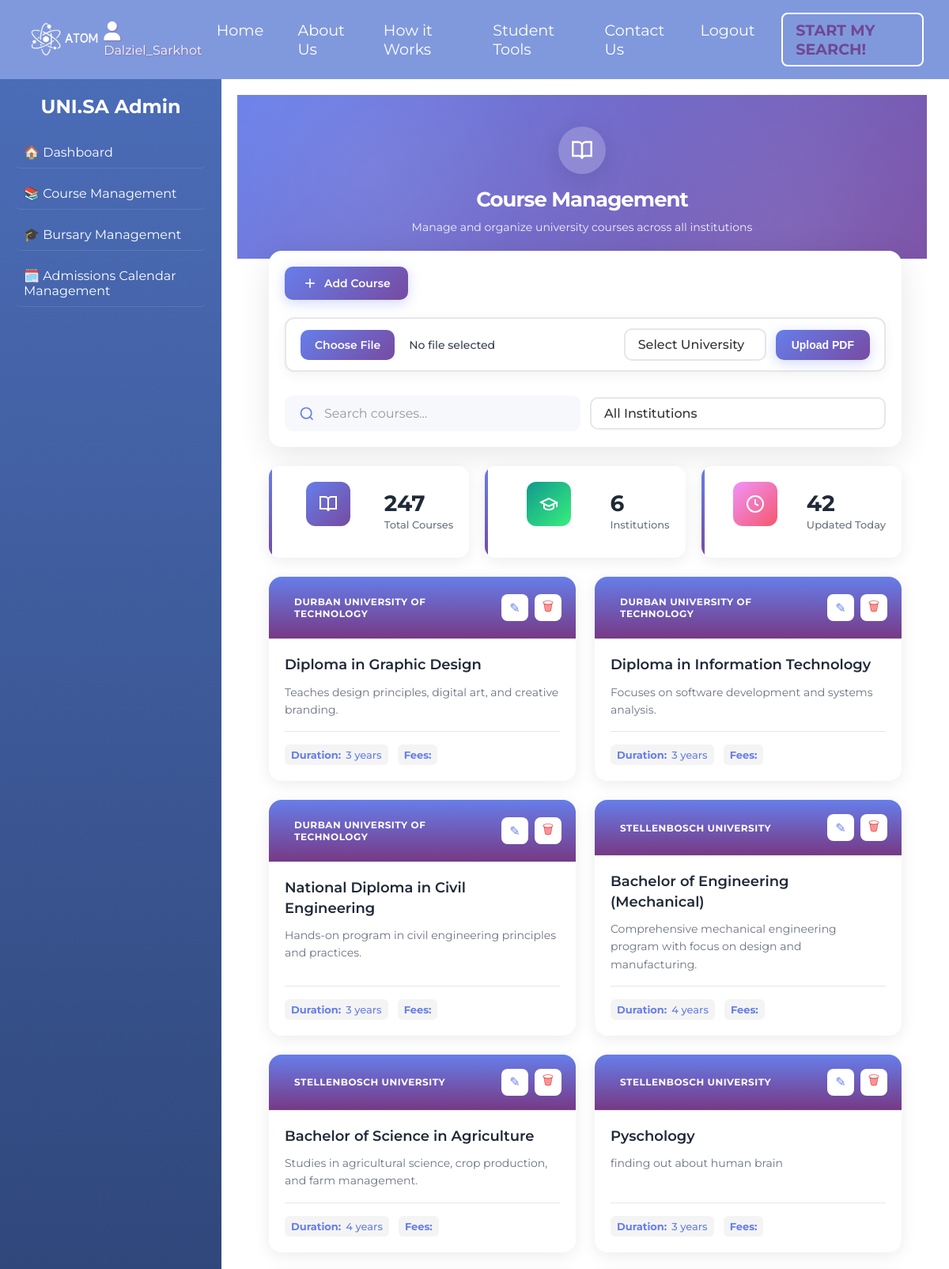
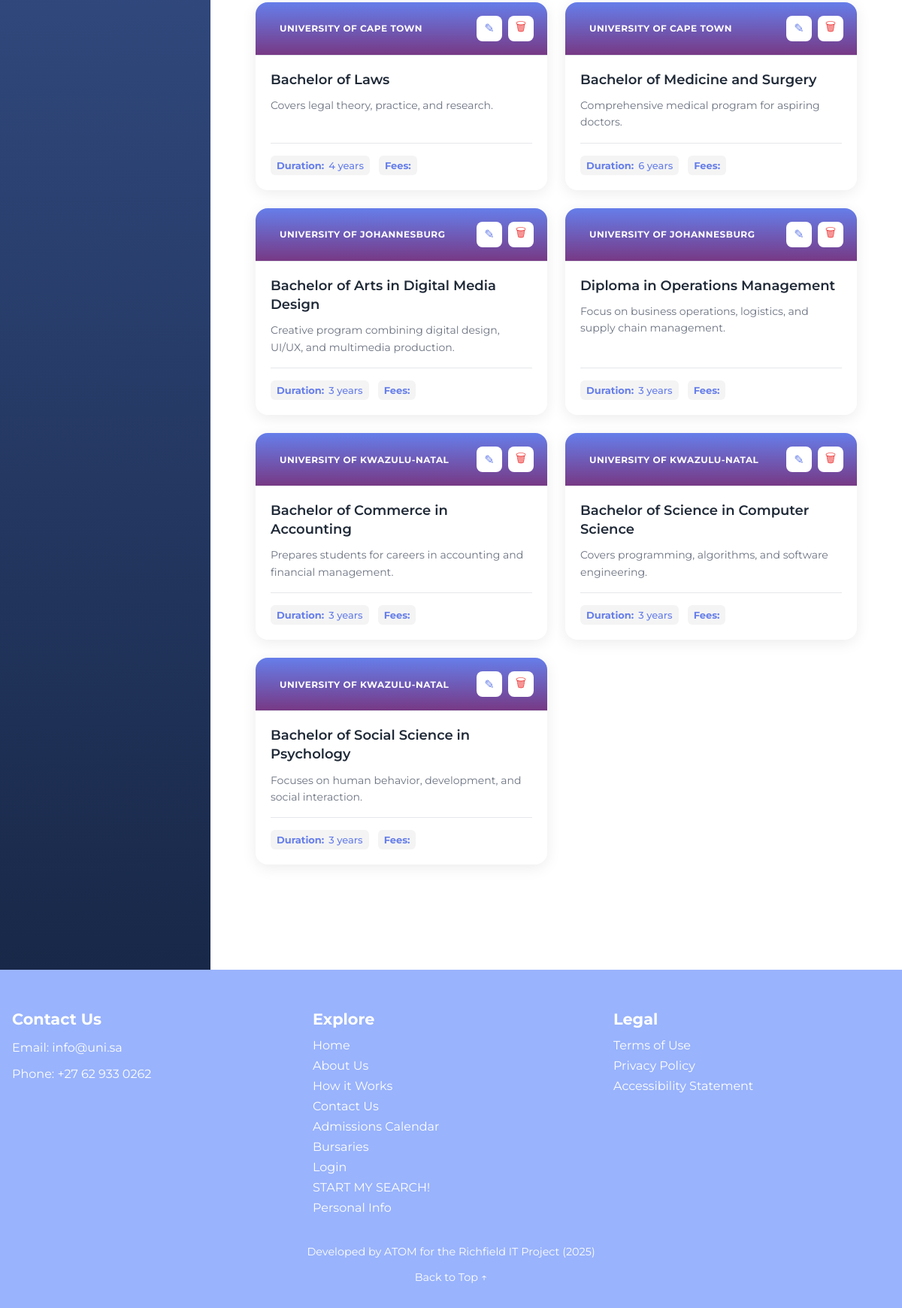
The app's page /courses/manage (signed in) with its own data (2 pictures, top to bottom).
### Database/models.py (models this page shows)
class University(db.Model):
    __tablename__ = 'university'
    university_id = db.Column(db.Integer, primary_key=True)
    name = db.Column(db.String(200), unique=True, nullable=False)
    city = db.Column(db.String(100), nullable=False)
    province_state = db.Column(db.String(100), nullable=False)
    programs = db.relationship('Program', backref='university', lazy=True)

class Program(db.Model):
    __tablename__ = 'program'
    program_id = db.Column(db.Integer, primary_key=True)
    university_id = db.Column(db.Integer, db.ForeignKey('university.university_id'), nullable=False)
    program_name = db.Column(db.String(200), nullable=False)
    degree_type = db.Column(db.String(50))
    duration_years = db.Column(db.Integer)
    description = db.Column(db.Text)
    fees = db.Column(db.String(50))  # NEW: Tuition fees
    location = db.Column(db.String(100))        # NEW
    study_mode = db.Column(db.String(20))      # NEW
    __table_args__ = (db.UniqueConstraint('university_id', 'program_name', name='_program_name_uc'),)
    requirements = db.relationship('Requirement', backref='program', lazy=True)
    applications = db.relationship('Application', backref='program', lazy=True)

### routes/courses.py (the view)
@courses.route('/manage')
def manage_courses():
    universities = University.query.all()
    courses = db.session.query(Program, University)\
        .join(University)\
        .order_by(University.name, Program.program_name)\
        .all()
    course_list = []
    for program, university in courses:
        requirements = Requirement.query.filter_by(program_id=program.program_id).all()
        course_list.append({
            'id': program.program_id,
            'title': program.program_name,
            'description': program.description,
            'college': university.name,
            'college_id': university.university_id,
            'duration': f"{program.duration_years} years",
            'degree_type': program.degree_type,
            'location': program.location,
            'study_mode': program.study_mode,
            'requirements': requirements
        })
    return render_template('Admin/course_management.html',
                         courses=course_list,
                         universities=universities)

### templates/Admin/course_management.html (shortened to what this page needs)
{% extends 'Admin/admin.html' %}
{% set active_page = 'courses' %}
{% block head_extras %}
  <link rel="stylesheet" href="{{ url_for('static', filename='css/course_mangement.css') }}">
  <link rel="stylesheet" href="{{ url_for('static', filename='css/admin.css') }}">
{% endblock %}
{% block admin_content %}
<div class="course-management-wrapper">
  <div class="hero-section">
    <div class="hero-content">
      <div class="hero-icon">
        <svg xmlns="http://www.w3.org/2000/svg" width="64" height="64" viewBox="0 0 24 24" fill="none" stroke="currentColor" stroke-width="2">
          <path d="M2 3h6a4 4 0 0 1 4 4v14a3 3 0 0 0-3-3H2z"></path>
          <path d="M22 3h-6a4 4 0 0 0-4 4v14a3 3 0 0 1 3-3h7z"></path>
        </svg>
      </div>
      <h1 class="hero-title">Course Management</h1>
      <p class="hero-subtitle">Manage and organize university courses across all institutions</p>
    </div>
  </div>
  <div class="content-container">
    <div class="control-panel">
      <div class="control-left">
        <button class="btn-primary" onclick="openAddModal()">
          <svg xmlns="http://www.w3.org/2000/svg" width="20" height="20" viewBox="0 0 24 24" fill="none" stroke="currentColor" stroke-width="2">
            <line x1="12" y1="5" x2="12" y2="19"></line>
            <line x1="5" y1="12" x2="19" y2="12"></line>
          </svg>
          Add Course
        </button>
<div class="upload-section">
  <label for="pdfUpload" class="choose-file-btn">Choose File</label>
  <span class="file-name" id="fileName">No file selected</span>
  <select id="pdfUniversity" style="margin-left:10px;">
    <option value="">Select University</option>
  </select>
  <button id="uploadPDFBtn">Upload PDF</button>
</div>
      </div>
      <div class="control-right">
        <div class="search-box">
          <svg xmlns="http://www.w3.org/2000/svg" width="20" height="20" viewBox="0 0 24 24" fill="none" stroke="currentColor" stroke-width="2">
            <circle cx="11" cy="11" r="8"></circle>
            <path d="m21 21-4.35-4.35"></path>
          </svg>
          <input type="text" id="searchInput" placeholder="Search courses..." onkeyup="searchCourses()">
        </div>
        <select id="collegeFilter" class="filter-select" onchange="filterCourses()" aria-label="Filter">
          <option value="all">All Institutions</option>
        </select>
      </div>
    </div>
    <div class="stats-grid">
      <div class="stat-card stat-primary">
        <div class="stat-icon">
          <svg xmlns="http://www.w3.org/2000/svg" width="24" height="24" viewBox="0 0 24 24" fill="none" stroke="currentColor" stroke-width="2">
            <path d="M2 3h6a4 4 0 0 1 4 4v14a3 3 0 0 0-3-3H2z"></path>
            <path d="M22 3h-6a4 4 0 0 0-4 4v14a3 3 0 0 1 3-3h7z"></path>
          </svg>
        </div>
        <div class="stat-info">
          <h3 class="stat-number">247</h3>
          <p class="stat-label">Total Courses</p>
        </div>
      </div>
      <div class="stat-card stat-success">
        <div class="stat-icon">
          <svg xmlns="http://www.w3.org/2000/svg" width="24" height="24" viewBox="0 0 24 24" fill="none" stroke="currentColor" stroke-width="2">
            <path d="M22 10v6M2 10l10-5 10 5-10 5z"></path>
            <path d="M6 12v5c3 3 9 3 12 0v-5"></path>
          </svg>
        </div>
        <div class="stat-info">
          <h3 class="stat-number">6</h3>
          <p class="stat-label">Institutions</p>
        </div>
      </div>
      <div class="stat-card stat-warning">
        <div class="stat-icon">
          <svg xmlns="http://www.w3.org/2000/svg" width="24" height="24" viewBox="0 0 24 24" fill="none" stroke="currentColor" stroke-width="2">
            <circle cx="12" cy="12" r="10"></circle>
            <polyline points="12 6 12 12 16 14"></polyline>
          </svg>
        </div>
        <div class="stat-info">
          <h3 class="stat-number">42</h3>
          <p class="stat-label">Updated Today</p>
        </div>
      </div>
    </div>
    <div class="courses-grid">
      {% for course in courses %}
      <div class="course-card" data-college="{{ course.college }}">
        <div class="card-header">
          <span class="college-badge badge-{{ course.college | lower }}">{{ course.college }}</span>
          <div class="card-actions">
            <button class="btn-icon btn-edit" data-id="{{ course.id }}">✎</button>
            <button class="btn-icon btn-delete" data-id="{{ course.id }}">🗑</button>
          </div>
        </div>
        <div class="card-body">
          <h3 class="course-title">{{ course.title }}</h3>
          <p class="course-description">{{ course.description }}</p>
          <div class="course-meta">
            <div class="meta-item"><strong>Duration:</strong> {{ course.duration }}</div>
            <div class="meta-item"><strong>Fees:</strong> {{ course.fees }}</div>
          </div>
        </div>
      </div>
      {% endfor %}
    </div>
{% endblock %}

### static/styles.css (style rules this page uses)
body { font-family: 'Montserrat', sans-serif; margin: 0; padding: 0; }
.stat-icon { width: 70px; height: 70px; margin: 0 auto 20px; border-radius: 50%; display: flex; align-items: center; justify-content: center; transition: all 0.3s ease; }
.stat-number { font-size: 72px; font-weight: 800; color: #6B21A8; line-height: 1; display: inline-block; }
.stat-label { font-size: 16px; color: #4B5563; font-weight: 600; margin-top: 16px; line-height: 1.5; }

### static/css/chat.css (style rules this page uses)
:root { --atom-bg: transparent; --atom-border: rgba(255, 255, 255, 0.15); --atom-glow: rgba(173, 130, 255, 0.6); --atom-accent: #b28ef5; --atom-text: #f3f3f3; --atom-subtext: #b8b8b8; --atom-gradient: linear-gradient(135deg, #b28ef5, #8ab4f8); }

### static/css/mobile-fixes.css (style rules this page uses)
html, body { width: 100%; max-width: 100vw; overflow-x: hidden; margin: 0; padding: 0; }
input[type="text"], input[type="email"], input[type="tel"], select, textarea { -webkit-appearance: none; -moz-appearance: none; appearance: none; box-sizing: border-box !important; font-size: 16px !important; -webkit-text-size-adjust: 100%; text-size-adjust: 100%; }
body { padding-bottom: env(safe-area-inset-bottom); padding-bottom: 80px; }
* { word-wrap: break-word; overflow-wrap: break-word; }
.course-management-wrapper .hero-section { padding: 40px 16px 30px !important; margin: -20px -20px 20px -20px !important; width: 100% !important; }
.course-management-wrapper .hero-icon { width: 60px !important; height: 60px !important; margin: 0 auto 16px !important; }
.course-management-wrapper .hero-icon svg { width: 28px !important; height: 28px !important; }
.course-management-wrapper .hero-title { font-size: 26px !important; margin: 0 0 8px !important; line-height: 1.3 !important; padding: 0 10px !important; }
.course-management-wrapper .hero-subtitle { font-size: 14px !important; line-height: 1.4 !important; padding: 0 10px !important; }

### records on screen
University: college "DURBAN UNIVERSITY OF TECHNOLOGY" "DURBAN UNIVERSITY OF TECHNOLOGY" "DURBAN UNIVERSITY OF TECHNOLOGY"
Program: title "Diploma in Graphic Design", description "Teaches design principles, digital art, and creative branding."
Program: title "Diploma in Information Technology", description "Focuses on software development and systems analysis."
Program: title "National Diploma in Civil Engineering", description "Hands-on program in civil engineering principles and practices."
University: college "STELLENBOSCH UNIVERSITY" "STELLENBOSCH UNIVERSITY" "STELLENBOSCH UNIVERSITY"
Program: title "Bachelor of Engineering (Mechanical)", description "Comprehensive mechanical engineering program with focus on design and manufacturing."
Program: title "Bachelor of Science in Agriculture", description "Studies in agricultural science, crop production, and farm management."
Program: title "Pyschology", description "finding out about human brain"
University: college "UNIVERSITY OF CAPE TOWN" "UNIVERSITY OF CAPE TOWN"
Program: title "Bachelor of Laws", description "Covers legal theory, practice, and research."
Program: title "Bachelor of Medicine and Surgery", description "Comprehensive medical program for aspiring doctors."
University: college "UNIVERSITY OF JOHANNESBURG" "UNIVERSITY OF JOHANNESBURG"
Program: title "Bachelor of Arts in Digital Media Design", description "Creative program combining digital design, UI/UX, and multimedia production."
Program: title "Diploma in Operations Management", description "Focus on business operations, logistics, and supply chain management."
University: college "UNIVERSITY OF KWAZULU-NATAL" "UNIVERSITY OF KWAZULU-NATAL" "UNIVERSITY OF KWAZULU-NATAL"
Program: title "Bachelor of Commerce in Accounting", description "Prepares students for careers in accounting and financial management."
Program: title "Bachelor of Science in Computer Science", description "Covers programming, algorithms, and software engineering."
Program: title "Bachelor of Social Science in Psychology", description "Focuses on human behavior, development, and social interaction."

### other values on screen
{{ session.get('name') }} "Dalziel_Sarkhot"
{{ course.duration }} "3 years" "3 years" "3 years" "4 years" "4 years" "3 years" "4 years" "6 years" "3 years" "3 years" "3 years" "3 years" "3 years"
